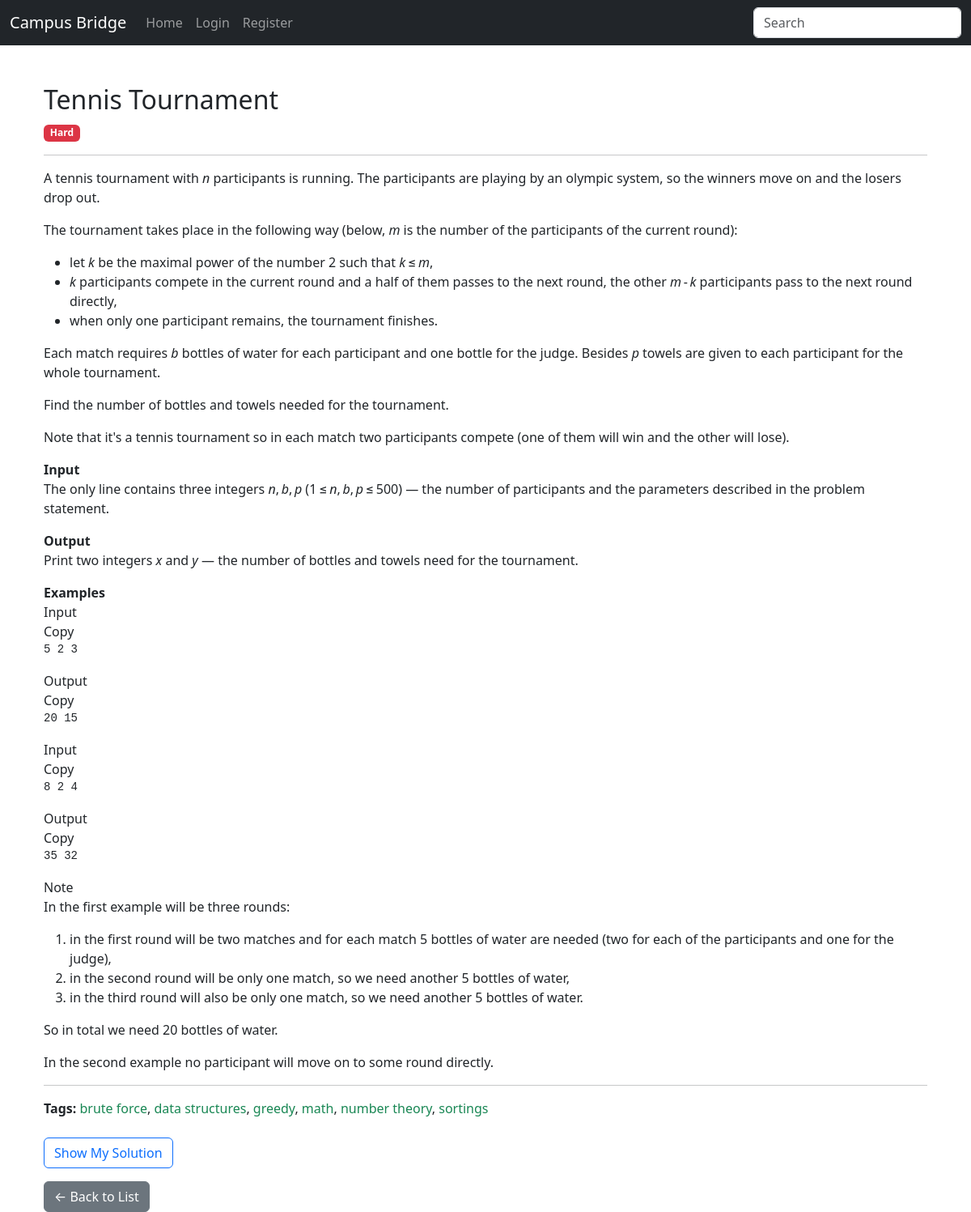
Screenshot of /practice/problems_solved/139/ with the database file from the repository.
### practice/models.py (models this page shows, shortened)
class PracticeQuestions(models.Model):
    DIFFICULTY_CHOISES = [
        ('E', 'Easy'),
        ('M', 'Medium'),
        ('H','Hard'),
    ]
    title = models.CharField(max_length=500)
    question_text = models.TextField()
    difficulty = models.CharField(max_length=20, choices=DIFFICULTY_CHOISES)
    solution = models.TextField(blank=True)
    tags = models.ManyToManyField(ProblemTag)
    contest_id = models.IntegerField()
    index = models.CharField(max_length=10)
    question_number = models.IntegerField(unique=True)

class ProblemTag(models.Model):
    name = models.CharField(max_length=50, unique=True)

### practice/views.py (the view)
# urls.py: path('problems_solved/<int:pk>/', views.problem_detail_solved, name='problem_detail_solved'),
def problem_detail_solved(request, pk):
    problem = get_object_or_404(PracticeQuestions, pk=pk)
    return render(request, 'practice/problem_detail_solved.html', {'problem': problem})

### practice/templates/practice/problem_detail_solved.html (shortened to what this page needs)
{% extends 'academics/base.html' %}
{% block body %}
<div class="container mt-5">
  <h2>{{ problem.title }}</h2>
  <p>
    <span class="badge
      {% if problem.difficulty == 'E' %}bg-success
      {% elif problem.difficulty == 'M' %}bg-warning text-dark
      {% else %}bg-danger
      {% endif %}">
      {% if problem.difficulty == 'E' %}Easy
      {% elif problem.difficulty == 'M' %}Medium
      {% else %}Hard
      {% endif %}
    </span>
  </p>
  <hr>
  <div class="problem-description">
    {{ problem.question_text|safe }}
  </div>
  <hr>
  <p><strong>Tags:</strong>
    {% for tag in problem.tags.all %}
      <span class="text-success">{{ tag.name }}</span>{% if not forloop.last %}, {% endif %}
    {% endfor %}
  </p>
  <div class="mt-4">
    <a href="https://codeforces.com/contest/{{ problem.contest_id }}/my"
       target="_blank" class="btn btn-outline-primary">
      Show My Solution
    </a>
  </div>
  <a href="{% url 'problem_list' %}" class="btn btn-secondary mt-3">← Back to List</a>
</div>
{% endblock %}

### rows the page displays
PracticeQuestions: title "Tennis Tournament", question_text "A tennis tournament with n participants is running. The participants are playing by an olympic system, so the winners move on and the losers drop out. The tournament takes place in the following way (below, m is the number of the participants of the current round): let k be the maximal power of the number 2 such that k ≤ m , k participants compete in the current round and a half of them passes to the next round, the other m - k participants pass to the next round directly, when only one participant remains, the tournament finishes. Each match requires b bottles of water for each participant and one bottle for the judge. Besides p towels are given to each participant for the whole…"
ProblemTag: name "brute force"
ProblemTag: name "data structures"
ProblemTag: name "greedy"
ProblemTag: name "math"
ProblemTag: name "number theory"
ProblemTag: name "sortings"
